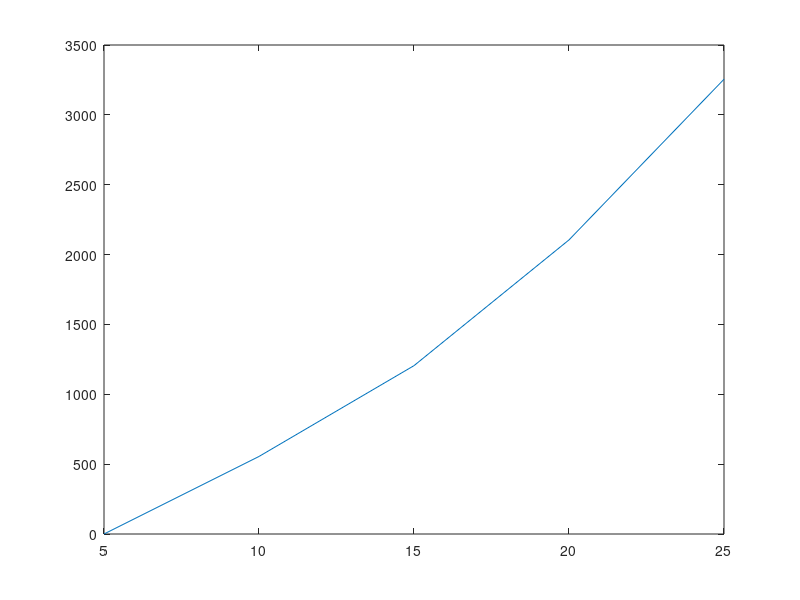

Recreate this plot in MATLAB.
function plot_parabola

clc

disp('Questo Script Disegna Una Retta Dall''Equazione Data')
disp('')

% Inserimento Coefficenti
a=input('Inserisci Il Coefficente Del Termine Di Secondo grado : ')
b=input('Inserisci Il Coefficente Del Termine Di Primo Grado : ')
c=input('Inserisci Il Termine Noto : ')

% Punto Iniziale
x(1)=input('Inserisci Il Valore Iniziale Della Funzione : ');

% Numero Di Punti Rappresentati
do
	punti=input('Inserisci Il Numero Di Punti Da Rappresentare : ');
until punti>0

% Passo
do
	passo=input('Inserisci Il Passo Della Funzione : ');
until passo>0

% Calcolo Punti
for s=2:punti
	x(s)=x(s-1)+passo;
	y(s)=a*x(s)*x(s)+b*x(s)+c;
end

% Grafico
plot (x,y,'-')

endfunction
